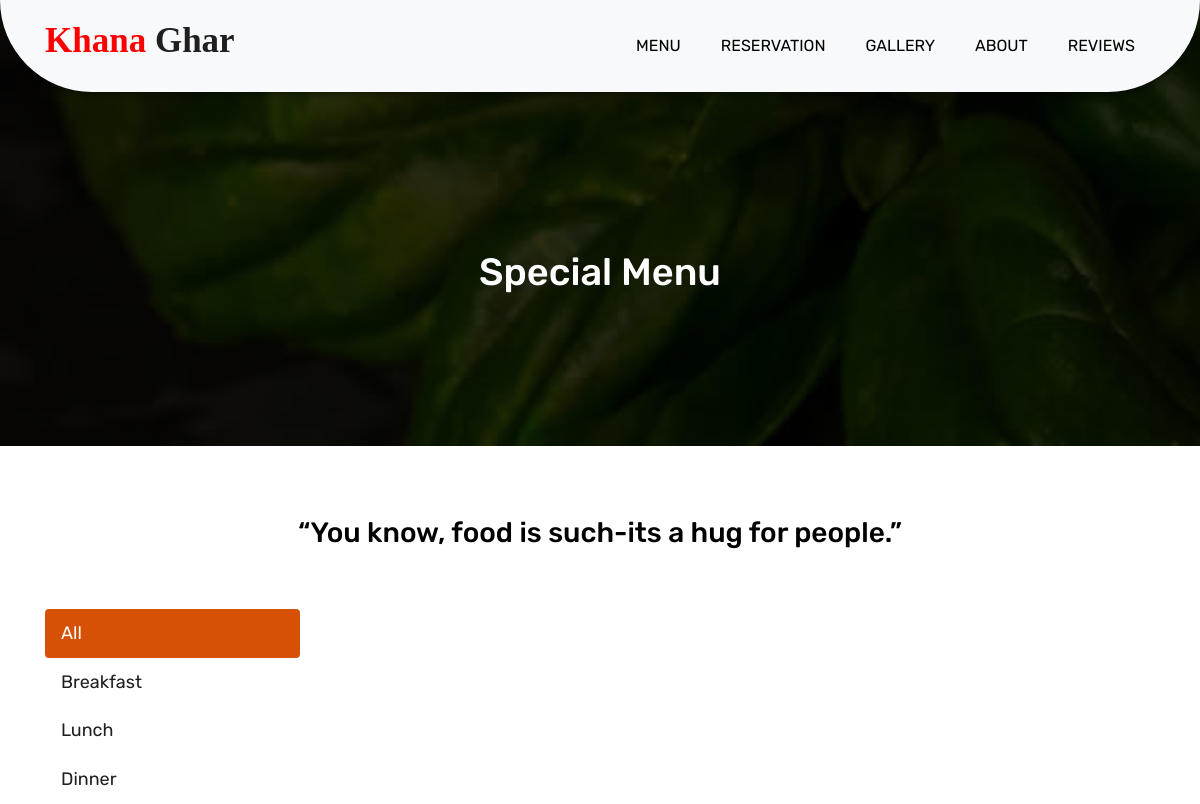
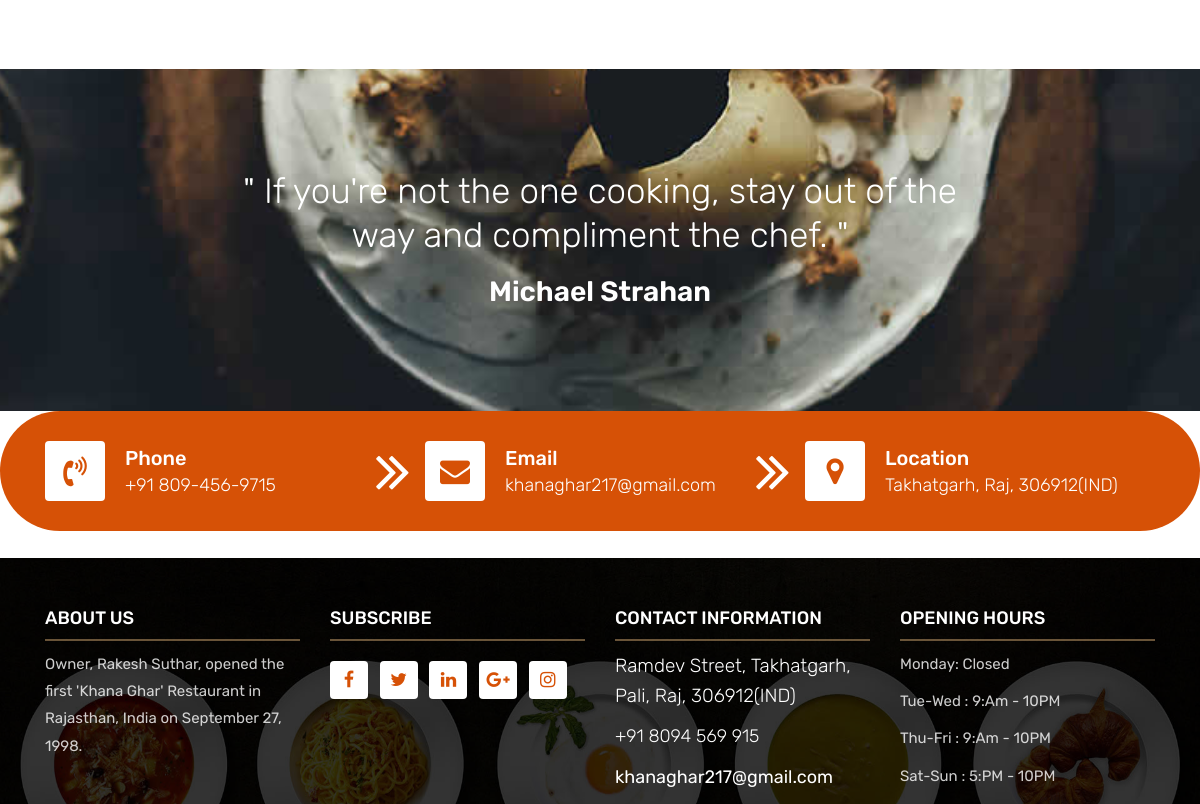
Before: /menu with the older database file (2 pictures, top to bottom).
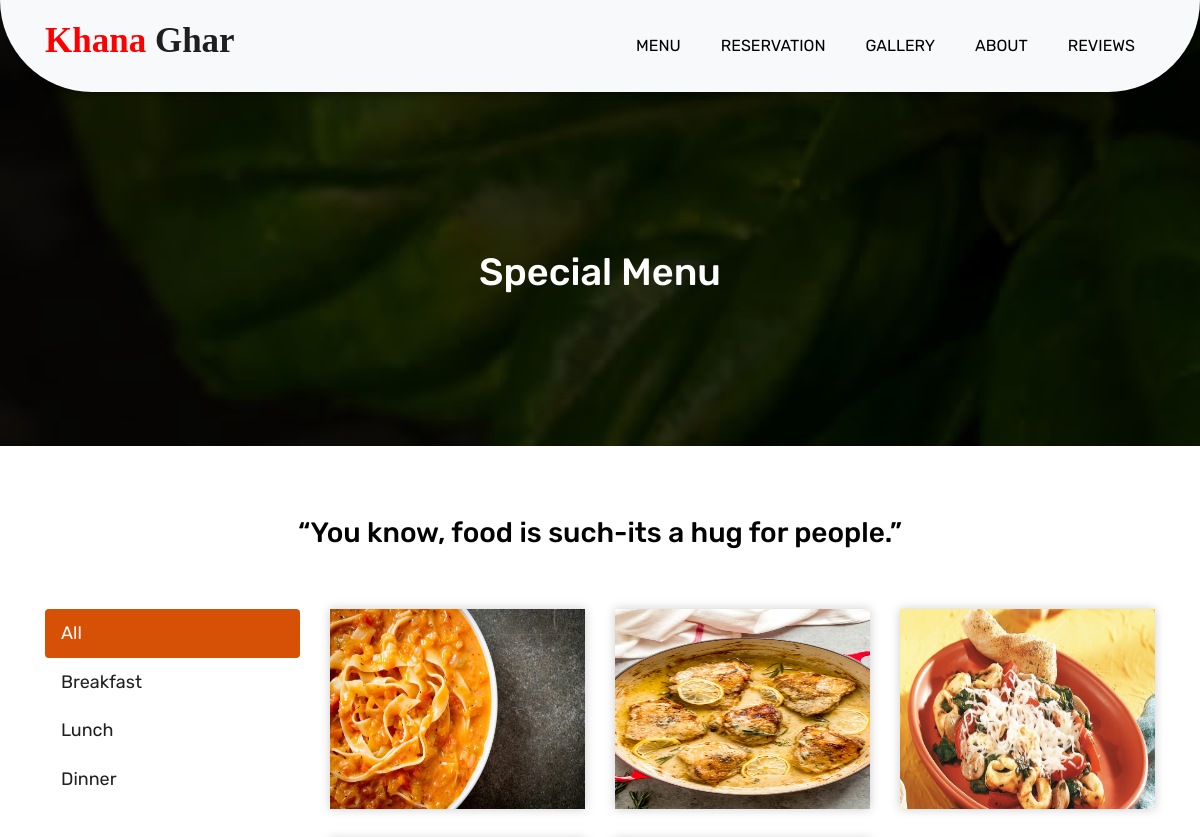
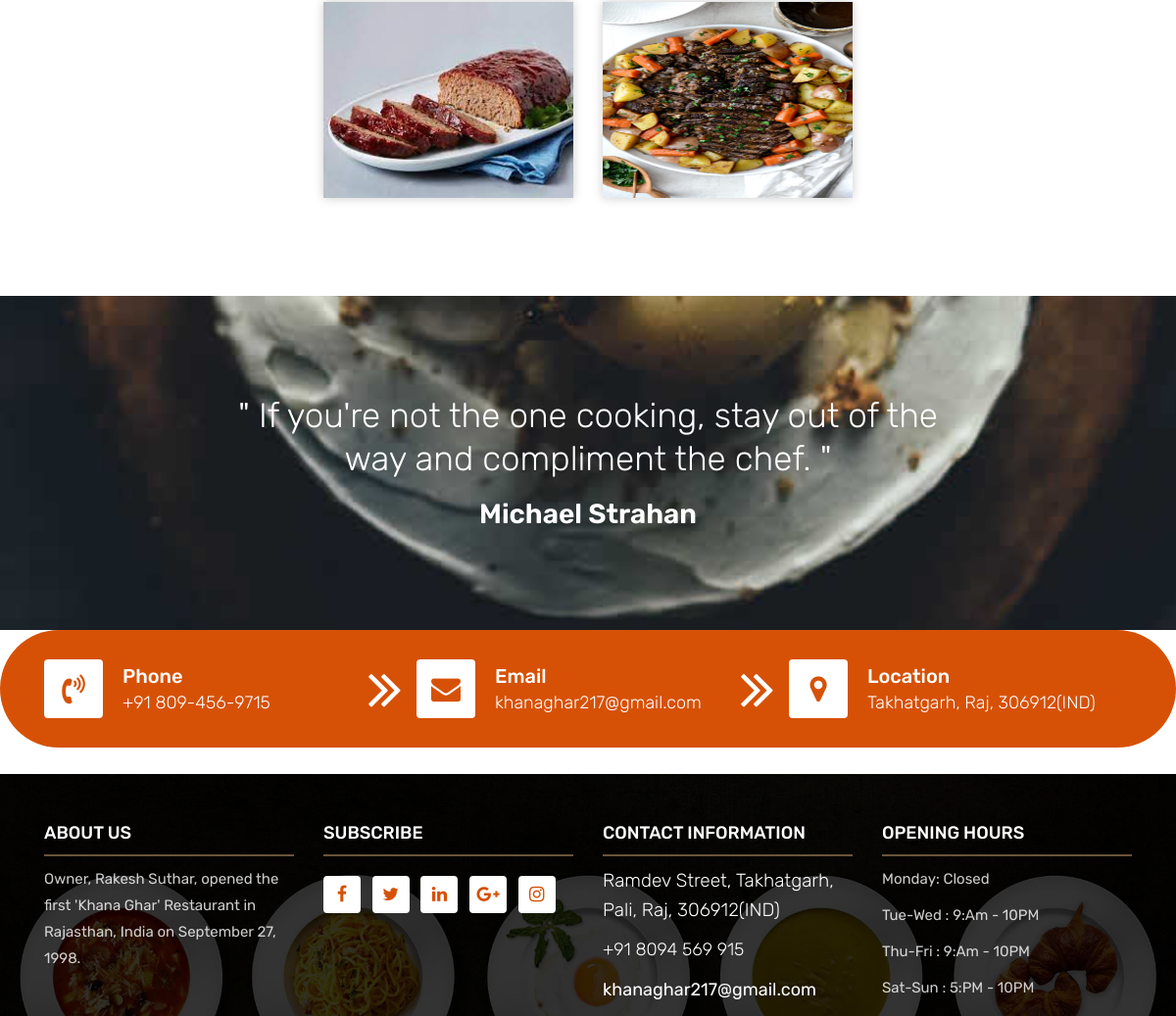
After: the same page with the newer database file (2 pictures, top to bottom).
### food/models.py (models this page shows)
class Item(models.Model):
    category_list=(
        ('B', 'Breakfast'),
        ('L','Lunch'),
        ('D','Dinner')
    )
    title=models.CharField( max_length=100)
    description=models.TextField(max_length=133)
    price=models.FloatField()
    image=models.ImageField(upload_to='Item_folder/')
    category=models.CharField(max_length=1, choices=category_list)

### food/views.py (the view)
# urls.py: path('menu', menu , name="menu"),
def menu(request):
    context={
        'All_item':Item.objects.all(),
        'Breakfast':Item.objects.filter(category='B'),
        'Lunch':Item.objects.filter(category='L'),
        'Dinner':Item.objects.filter(category='D'),
    }
    return render(request, "menu.html",context)

### templates/menu.html (shortened to what this page needs)
{% extends 'base.html' %}
{% load static %}
	{% block body%}
	<div class="all-page-title page-breadcrumb">
		<div class="container text-center">
			<div class="row">
				<div class="col-lg-12">
					<h1>Special Menu</h1>
				</div>
			</div>
		</div>
	</div>
	<div class="menu-box">
		<div class="container">
			<div class="row">
				<div class="col-lg-12">
					<div class="heading-title text-center">
						<h2>“You know, food is such-its a hug for people.”</h2>
					</div>
				</div>
			</div>
			<div class="row inner-menu-box">
				<div class="col-3">
					<div class="nav flex-column nav-pills" id="v-pills-tab" role="tablist" aria-orientation="vertical">
						<a class="nav-link active" id="v-pills-home-tab" data-toggle="pill" href="#v-pills-home" role="tab" aria-controls="v-pills-home" aria-selected="true">All</a>
						<a class="nav-link" id="v-pills-profile-tab" data-toggle="pill" href="#v-pills-profile" role="tab" aria-controls="v-pills-profile" aria-selected="false">Breakfast</a>
						<a class="nav-link" id="v-pills-messages-tab" data-toggle="pill" href="#v-pills-messages" role="tab" aria-controls="v-pills-messages" aria-selected="false">Lunch</a>
						<a class="nav-link" id="v-pills-settings-tab" data-toggle="pill" href="#v-pills-settings" role="tab" aria-controls="v-pills-settings" aria-selected="false">Dinner</a>
					</div>
				</div>
				<div class="col-9">
					<div class="tab-content" id="v-pills-tabContent">
						<div class="tab-pane fade show active" id="v-pills-home" role="tabpanel" aria-labelledby="v-pills-home-tab">
							<div class="row">
								{% for item in All_item%}
								<div class="col-lg-4 col-md-6 special-grid dinner">
									<div class="gallery-single fix">
										<img src="/Media/{{item.image}}" style="width:260px; height:200px;" class="img-fluid" alt="Image">
									</div>
								</div>
								{% endfor %}
							</div>
						</div>
					</div>
				</div>
			</div>
		</div>
	</div>
	<div class="qt-box qt-background">
		<div class="container">
			<div class="row">
				<div class="col-md-8 ml-auto mr-auto text-center">
					<p class="lead"  >
						" If you're not the one cooking, stay out of the way and compliment the chef. "
					</p>
					<span class="lead">Michael Strahan</span>
				</div>
			</div>
		</div>
	</div>
	{% endblock %}

Changed rows visible on the page:
added Item: image (picture)
added Item: image (picture)
added Item: image (picture)
added Item: image (picture)
added Item: image (picture)
